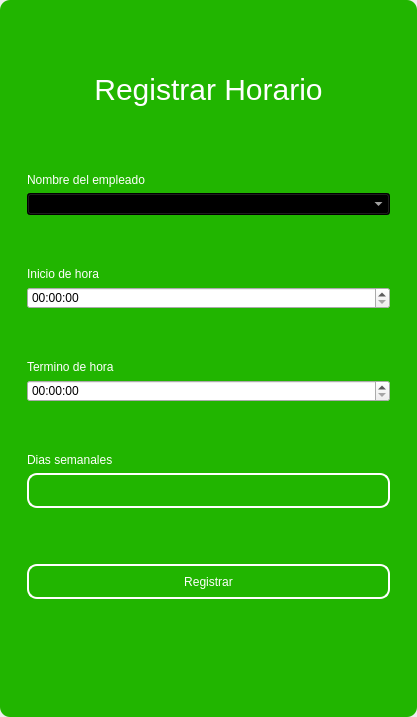
<?xml version="1.0" encoding="UTF-8"?>
<ui version="4.0">
 <class>MainWindow</class>
 <widget class="QMainWindow" name="MainWindow">
  <property name="geometry">
   <rect>
    <x>0</x>
    <y>0</y>
    <width>417</width>
    <height>717</height>
   </rect>
  </property>
  <property name="windowTitle">
   <string>MainWindow</string>
  </property>
  <property name="styleSheet">
   <string notr="true"/>
  </property>
  <widget class="QWidget" name="centralwidget">
   <property name="styleSheet">
    <string notr="true"/>
   </property>
   <layout class="QVBoxLayout" name="verticalLayout">
    <property name="spacing">
     <number>0</number>
    </property>
    <property name="leftMargin">
     <number>0</number>
    </property>
    <property name="topMargin">
     <number>0</number>
    </property>
    <property name="rightMargin">
     <number>0</number>
    </property>
    <property name="bottomMargin">
     <number>0</number>
    </property>
    <item>
     <widget class="QFrame" name="frame">
      <property name="enabled">
       <bool>true</bool>
      </property>
      <property name="styleSheet">
       <string notr="true">QFrame {
	border-radius:10px;
	background-color: rgb(33, 181, 0);
 }
</string>
      </property>
      <property name="frameShape">
       <enum>QFrame::StyledPanel</enum>
      </property>
      <property name="frameShadow">
       <enum>QFrame::Raised</enum>
      </property>
      <layout class="QVBoxLayout" name="verticalLayout_2">
       <item>
        <widget class="QFrame" name="frame_superior">
         <property name="minimumSize">
          <size>
           <width>0</width>
           <height>40</height>
          </size>
         </property>
         <property name="maximumSize">
          <size>
           <width>16777215</width>
           <height>40</height>
          </size>
         </property>
         <property name="styleSheet">
          <string notr="true">QPushButton{
border-radius:18px;
}

QPushButton:hover{
	background-color: rgb(0, 0, 0);
}
</string>
         </property>
         <property name="frameShape">
          <enum>QFrame::StyledPanel</enum>
         </property>
         <property name="frameShadow">
          <enum>QFrame::Raised</enum>
         </property>
         <layout class="QHBoxLayout" name="horizontalLayout_3">
          <property name="spacing">
           <number>4</number>
          </property>
          <property name="leftMargin">
           <number>0</number>
          </property>
          <property name="topMargin">
           <number>0</number>
          </property>
          <property name="rightMargin">
           <number>0</number>
          </property>
          <property name="bottomMargin">
           <number>0</number>
          </property>
          <item>
           <widget class="QPushButton" name="btn_icon">
            <property name="text">
             <string/>
            </property>
            <property name="iconSize">
             <size>
              <width>40</width>
              <height>40</height>
             </size>
            </property>
           </widget>
          </item>
          <item>
           <spacer name="horizontalSpacer_2">
            <property name="orientation">
             <enum>Qt::Horizontal</enum>
            </property>
            <property name="sizeHint" stdset="0">
             <size>
              <width>443</width>
              <height>20</height>
             </size>
            </property>
           </spacer>
          </item>
          <item>
           <widget class="QPushButton" name="bt_minimizar">
            <property name="minimumSize">
             <size>
              <width>38</width>
              <height>38</height>
             </size>
            </property>
            <property name="maximumSize">
             <size>
              <width>38</width>
              <height>38</height>
             </size>
            </property>
            <property name="cursor">
             <cursorShape>PointingHandCursor</cursorShape>
            </property>
            <property name="text">
             <string/>
            </property>
            <property name="icon">
             <iconset>
              <normaloff>image/minus.svg</normaloff>image/minus.svg</iconset>
            </property>
            <property name="iconSize">
             <size>
              <width>38</width>
              <height>38</height>
             </size>
            </property>
           </widget>
          </item>
          <item>
           <widget class="QPushButton" name="bt_maximizar">
            <property name="minimumSize">
             <size>
              <width>38</width>
              <height>38</height>
             </size>
            </property>
            <property name="maximumSize">
             <size>
              <width>38</width>
              <height>38</height>
             </size>
            </property>
            <property name="cursor">
             <cursorShape>PointingHandCursor</cursorShape>
            </property>
            <property name="text">
             <string/>
            </property>
            <property name="icon">
             <iconset>
              <normaloff>image/chevron-up.svg</normaloff>image/chevron-up.svg</iconset>
            </property>
            <property name="iconSize">
             <size>
              <width>38</width>
              <height>38</height>
             </size>
            </property>
           </widget>
          </item>
          <item>
           <widget class="QPushButton" name="bt_restaurar">
            <property name="minimumSize">
             <size>
              <width>38</width>
              <height>38</height>
             </size>
            </property>
            <property name="maximumSize">
             <size>
              <width>38</width>
              <height>38</height>
             </size>
            </property>
            <property name="cursor">
             <cursorShape>PointingHandCursor</cursorShape>
            </property>
            <property name="text">
             <string/>
            </property>
            <property name="icon">
             <iconset>
              <normaloff>image/chevron-down.svg</normaloff>image/chevron-down.svg</iconset>
            </property>
            <property name="iconSize">
             <size>
              <width>38</width>
              <height>38</height>
             </size>
            </property>
           </widget>
          </item>
          <item>
           <widget class="QPushButton" name="bt_cerrar">
            <property name="minimumSize">
             <size>
              <width>38</width>
              <height>38</height>
             </size>
            </property>
            <property name="maximumSize">
             <size>
              <width>38</width>
              <height>38</height>
             </size>
            </property>
            <property name="cursor">
             <cursorShape>PointingHandCursor</cursorShape>
            </property>
            <property name="text">
             <string/>
            </property>
            <property name="icon">
             <iconset>
              <normaloff>image/x.svg</normaloff>image/x.svg</iconset>
            </property>
            <property name="iconSize">
             <size>
              <width>38</width>
              <height>38</height>
             </size>
            </property>
           </widget>
          </item>
         </layout>
        </widget>
       </item>
       <item>
        <widget class="QFrame" name="frame_3">
         <property name="styleSheet">
          <string notr="true">QLabel {
	color: rgb(255, 255, 254);
	font: 12pt &quot;Arial&quot;;
	background-color: rgba(0, 0, 0,0);
}

QTextEdit{
background-color: rgba(0, 0, 0,0);
border-radius:10px; 
font: 12pt &quot;Arial&quot;;
color: rgb(255, 255, 254);
border: 2px solid  rgb(255, 255, 255);

}

QTextEdit:hover{
background-color: rgba(0, 0, 0,0);
border-radius:10px; 
font: 12pt &quot;Arial&quot;;
border: 2px solid  rgb(120, 0, 171);
}

QTextEdit:focus{
background-color: rgb(0, 0, 0);
border-radius:10px; 
font: 12pt &quot;Arial&quot;;
border: 2px solid rgb(120, 0, 171);
}

QLineEdit{
background-color: rgba(0, 0, 0,0);
border-radius:10px; 
font: 12pt &quot;Arial&quot;;
color: rgb(255, 255, 254);
border: 2px solid  rgb(255, 255, 255);

}

QLineEdit:hover{
background-color: rgba(0, 0, 0,0);
border-radius:10px; 
font: 12pt &quot;Arial&quot;;
border: 2px solid  rgb(120, 0, 171);
}

QLineEdit:focus{
background-color: rgb(0, 0, 0);
border-radius:10px; 
font: 12pt &quot;Arial&quot;;
border: 2px solid rgb(120, 0, 171);
}

QCheckBox{
	font: 12pt &quot;Arial&quot;;
	color: rgb(255, 255, 255);
}

QCheckBox::indicator {
    width: 18px;
    height:18px;
}

QCheckBox::indicator:unchecked {
   background-image: url(image/square.svg);
}

QCheckBox::indicator:checked {
   background-image: url(image/check-square.svg);
}

QPushButton{
border-radius:10px; 
font: 12pt &quot;Arial&quot;;
color: rgb(255, 255, 254);
border: 2px solid #ffffff;
}

QPushButton:hover{
border-radius:10px; 
font: 12pt &quot;Arial&quot;;
color: rgb(255, 255, 255);
border: 2px solid rgb(120, 0, 171);
	background-color: rgb(120, 0, 171);
}
</string>
         </property>
         <property name="frameShape">
          <enum>QFrame::StyledPanel</enum>
         </property>
         <property name="frameShadow">
          <enum>QFrame::Raised</enum>
         </property>
         <layout class="QHBoxLayout" name="horizontalLayout_4">
          <item>
           <layout class="QVBoxLayout" name="verticalLayout_4">
            <property name="spacing">
             <number>5</number>
            </property>
            <property name="rightMargin">
             <number>0</number>
            </property>
            <property name="bottomMargin">
             <number>0</number>
            </property>
            <item>
             <widget class="QLabel" name="label_3">
              <property name="minimumSize">
               <size>
                <width>100</width>
                <height>50</height>
               </size>
              </property>
              <property name="styleSheet">
               <string notr="true">font-size: 30px;
color: rgb(255, 255, 255);</string>
              </property>
              <property name="text">
               <string>Registrar Horario</string>
              </property>
              <property name="alignment">
               <set>Qt::AlignCenter</set>
              </property>
             </widget>
            </item>
            <item>
             <widget class="QFrame" name="frame_4">
              <property name="maximumSize">
               <size>
                <width>400</width>
                <height>700</height>
               </size>
              </property>
              <property name="styleSheet">
               <string notr="true">QLabel {
	color: rgb(255, 255, 254);
	font: 12pt &quot;Arial&quot;;
	background-color: rgba(0, 0, 0,0);
}

QTextEdit{
background-color: rgba(0, 0, 0,0);
border-radius:10px; 
font: 12pt &quot;Arial&quot;;
color: rgb(255, 255, 254);
border: 2px solid  rgb(255, 255, 255);

}

QTextEdit:hover{
background-color: rgba(0, 0, 0,0);
border-radius:10px; 
font: 12pt &quot;Arial&quot;;
border: 2px solid  rgb(120, 0, 171);
}

QTextEdit:focus{
background-color: rgb(0, 0, 0);
border-radius:10px; 
font: 12pt &quot;Arial&quot;;
border: 2px solid rgb(120, 0, 171);
}

QLineEdit{
background-color: rgba(0, 0, 0,0);
border-radius:10px; 
font: 12pt &quot;Arial&quot;;
color: rgb(255, 255, 254);
border: 2px solid  rgb(255, 255, 255);

}

QLineEdit:hover{
background-color: rgba(0, 0, 0,0);
border-radius:10px; 
font: 12pt &quot;Arial&quot;;
border: 2px solid  rgb(120, 0, 171);
}

QLineEdit:focus{
background-color: rgb(0, 0, 0);
border-radius:10px; 
font: 12pt &quot;Arial&quot;;
border: 2px solid rgb(120, 0, 171);
}

QCheckBox{
	font: 12pt &quot;Arial&quot;;
	color: rgb(255, 255, 255);
}

QCheckBox::indicator {
    width: 18px;
    height:18px;
}

QCheckBox::indicator:unchecked {
   background-image: url(image/square.svg);
}

QCheckBox::indicator:checked {
   background-image: url(image/check-square.svg);
}

QPushButton{
border-radius:10px; 
font: 12pt &quot;Arial&quot;;
color: rgb(255, 255, 254);
border: 2px solid #ffffff;
}

QPushButton:hover{
border-radius:10px; 
font: 12pt &quot;Arial&quot;;
color: rgb(255, 255, 255);
border: 2px solid rgb(120, 0, 171);
	background-color: rgb(120, 0, 171);
}
</string>
              </property>
              <property name="frameShape">
               <enum>QFrame::StyledPanel</enum>
              </property>
              <property name="frameShadow">
               <enum>QFrame::Raised</enum>
              </property>
              <layout class="QVBoxLayout" name="verticalLayout_3">
               <property name="leftMargin">
                <number>9</number>
               </property>
               <property name="topMargin">
                <number>9</number>
               </property>
               <property name="rightMargin">
                <number>9</number>
               </property>
               <property name="bottomMargin">
                <number>9</number>
               </property>
               <item>
                <spacer name="verticalSpacer_3">
                 <property name="orientation">
                  <enum>Qt::Vertical</enum>
                 </property>
                 <property name="sizeHint" stdset="0">
                  <size>
                   <width>20</width>
                   <height>40</height>
                  </size>
                 </property>
                </spacer>
               </item>
               <item>
                <widget class="QLabel" name="label_4">
                 <property name="text">
                  <string>Nombre del empleado</string>
                 </property>
                </widget>
               </item>
               <item>
                <widget class="QComboBox" name="employee_combobox">
                 <property name="styleSheet">
                  <string notr="true">background-color: rgb(0, 0, 0);
color: rgb(255, 255, 255);</string>
                 </property>
                </widget>
               </item>
               <item>
                <spacer name="verticalSpacer_10">
                 <property name="orientation">
                  <enum>Qt::Vertical</enum>
                 </property>
                 <property name="sizeHint" stdset="0">
                  <size>
                   <width>20</width>
                   <height>40</height>
                  </size>
                 </property>
                </spacer>
               </item>
               <item>
                <widget class="QLabel" name="label_5">
                 <property name="text">
                  <string>Inicio de hora</string>
                 </property>
                </widget>
               </item>
               <item>
                <widget class="QTimeEdit" name="start_time_timeedit"/>
               </item>
               <item>
                <spacer name="verticalSpacer_4">
                 <property name="orientation">
                  <enum>Qt::Vertical</enum>
                 </property>
                 <property name="sizeHint" stdset="0">
                  <size>
                   <width>20</width>
                   <height>40</height>
                  </size>
                 </property>
                </spacer>
               </item>
               <item>
                <widget class="QLabel" name="label">
                 <property name="text">
                  <string>Termino de hora</string>
                 </property>
                </widget>
               </item>
               <item>
                <widget class="QTimeEdit" name="end_time_timeedit"/>
               </item>
               <item>
                <spacer name="verticalSpacer_5">
                 <property name="orientation">
                  <enum>Qt::Vertical</enum>
                 </property>
                 <property name="sizeHint" stdset="0">
                  <size>
                   <width>20</width>
                   <height>40</height>
                  </size>
                 </property>
                </spacer>
               </item>
               <item>
                <widget class="QLabel" name="label_2">
                 <property name="text">
                  <string>Dias semanales</string>
                 </property>
                </widget>
               </item>
               <item>
                <widget class="QLineEdit" name="horarytxt">
                 <property name="minimumSize">
                  <size>
                   <width>0</width>
                   <height>35</height>
                  </size>
                 </property>
                </widget>
               </item>
               <item>
                <spacer name="verticalSpacer_9">
                 <property name="orientation">
                  <enum>Qt::Vertical</enum>
                 </property>
                 <property name="sizeHint" stdset="0">
                  <size>
                   <width>20</width>
                   <height>50</height>
                  </size>
                 </property>
                </spacer>
               </item>
               <item>
                <widget class="QPushButton" name="btn_add">
                 <property name="minimumSize">
                  <size>
                   <width>0</width>
                   <height>35</height>
                  </size>
                 </property>
                 <property name="cursor">
                  <cursorShape>PointingHandCursor</cursorShape>
                 </property>
                 <property name="text">
                  <string>Registrar</string>
                 </property>
                </widget>
               </item>
               <item>
                <spacer name="verticalSpacer_7">
                 <property name="orientation">
                  <enum>Qt::Vertical</enum>
                 </property>
                 <property name="sizeHint" stdset="0">
                  <size>
                   <width>20</width>
                   <height>40</height>
                  </size>
                 </property>
                </spacer>
               </item>
               <item>
                <spacer name="verticalSpacer_8">
                 <property name="orientation">
                  <enum>Qt::Vertical</enum>
                 </property>
                 <property name="sizeHint" stdset="0">
                  <size>
                   <width>20</width>
                   <height>40</height>
                  </size>
                 </property>
                </spacer>
               </item>
              </layout>
             </widget>
            </item>
           </layout>
          </item>
         </layout>
        </widget>
       </item>
      </layout>
     </widget>
    </item>
   </layout>
  </widget>
 </widget>
 <resources/>
 <connections/>
</ui>
